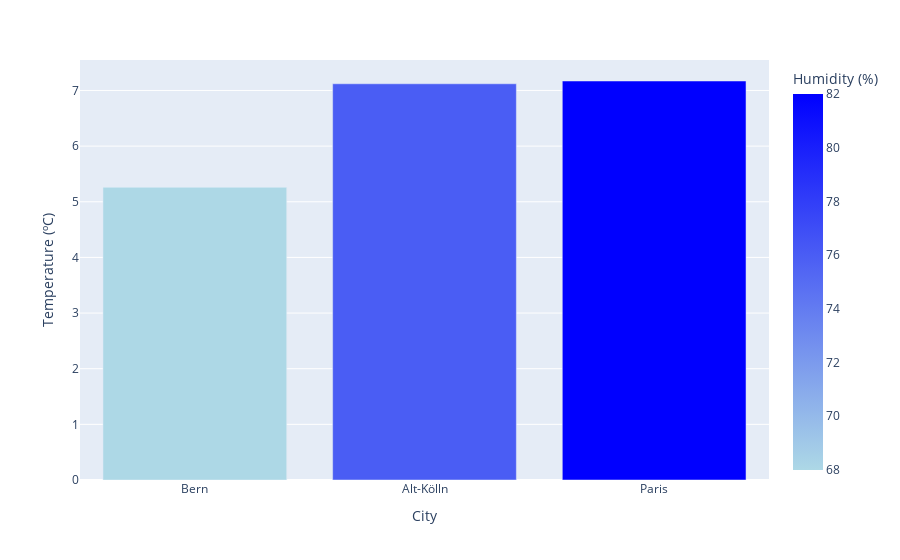

The cell this chart's notebook holds for it:
### Markdown cell above
## <a id='toc8_2_'></a>[Weather visualization](#toc0_)

This plot shows the actual temperature in the target cities. The colormap shows the humidity level in each city.

### Code cell
# Visualization of current weather data
temperature_by_city = px.bar(
    data_frame=weather_data,
    x="City",
    y="Temperature (ºC)",
    hover_data=[
        "Main",
        "Minimun temperature (ºC)",
        "Maximun temperature (ºC)",
        "Pressure (hPa)",
        "Humidity (%)",
        "Wind speed (meter/sec)",
    ],
    color="Humidity (%)",
    color_continuous_scale=[(0, "lightblue"), (1, "blue")],
)

temperature_by_city.write_html(FIG_DIR / "temperature_by_city.html")
temperature_by_city.write_image(FIG_DIR / "temperature_by_city.png")

temperature_by_city.show()

### Figure 1 — Plotly figure (JSON) as saved in the notebook; plotly's stock layout.template omitted (floating-point values rounded to 4 significant figures)
{"data": [{"alignmentgroup": "True", "customdata": [["Clouds", 2.41, 6.42, 1016, 68, 6.71], ["Clouds", 5.02, 8.37, 1002, 76, 7.6], ["Clouds", 6.34, 8.77, 1014, 82, 5.14]], "hovertemplate": "City=%{x}<br>Temperature (ºC)=%{y}<br>Main=%{customdata[0]}<br>Minimun temperature (ºC)=%{customdata[1]}<br>Maximun temperature (ºC)=%{customdata[2]}<br>Pressure (hPa)=%{customdata[3]}<br>Humidity (%)=%{marker.color}<br>Wind speed (meter/sec)=%{customdata[5]}<extra></extra>", "legendgroup": "", "marker": {"color": [68, 76, 82], "coloraxis": "coloraxis", "pattern": {"shape": ""}}, "name": "", "offsetgroup": "", "orientation": "v", "showlegend": false, "textposition": "auto", "type": "bar", "x": ["Bern", "Alt-Kölln", "Paris"], "xaxis": "x", "y": [5.26, 7.12, 7.17], "yaxis": "y"}], "layout": {"barmode": "relative", "coloraxis": {"colorbar": {"title": {"text": "Humidity (%)"}}, "colorscale": [[0, "lightblue"], [1, "blue"]]}, "legend": {"tracegroupgap": 0}, "margin": {"t": 60}, "xaxis": {"anchor": "y", "domain": [0, 1], "title": {"text": "City"}}, "yaxis": {"anchor": "x", "domain": [0, 1], "title": {"text": "Temperature (ºC)"}}}}
